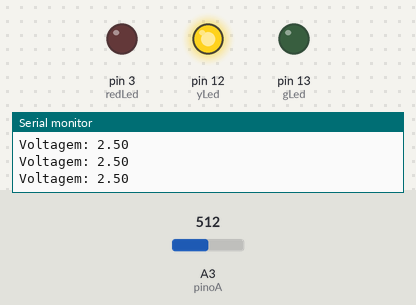
Recording of a sketch running on a simulated Arduino Uno, built with avr-gcc and run on an emulated ATmega328P. Parts: output pins drawn as LEDs (lit = HIGH), the last lines printed to the serial monitor. The inputs (shaded band) are chosen by the test bench; at power-on: A3 (pinoA) = 512.

Above: at 1.3 s.
1.4 s: A3 (pinoA) set to 420
2.9 s: A3 (pinoA) set to 396
At 4.2 s:
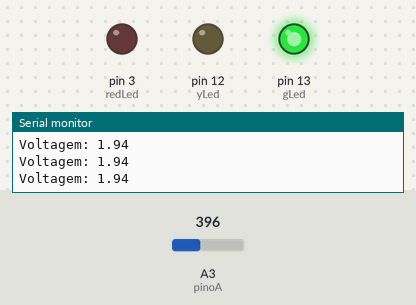
4.5 s: A3 (pinoA) set to 900
At 5.4 s:
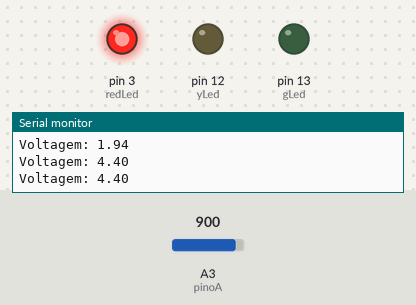
6.0 s: A3 (pinoA) set to 835
7.5 s: A3 (pinoA) set to 804
At 7.8 s:
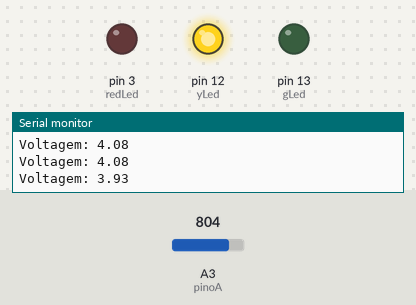
9.0 s: A3 (pinoA) set to 1023
At 10.2 s:
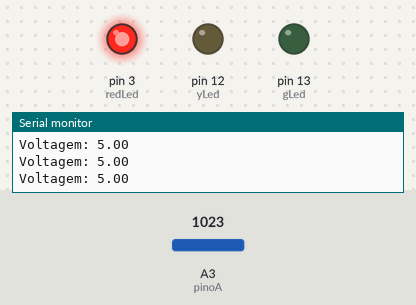
Timing chart, 0 to 11.5 s (numbered marks = the images above; inputs shaded):
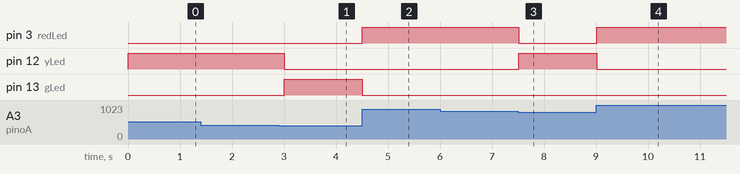

Measured:
- the behaviour switches between 410 and 409 on A3 (pinoA) (found by bisection; images 0 and 1)
- the behaviour switches between 819 and 818 on A3 (pinoA) (found by bisection; images 2 and 3)
- after the input at 2.9 s, pin 12 (yLed): HIGH → LOW after 0.10 s; pin 13 (gLed): LOW → HIGH after 0.10 s
- after the input at 4.5 s, pin 3 (redLed): LOW → HIGH at once; pin 13 (gLed): HIGH → LOW at once
- after the input at 7.5 s, pin 3 (redLed): HIGH → LOW at once; pin 12 (yLed): LOW → HIGH at once
- after the input at 9.0 s, pin 3 (redLed): LOW → HIGH at once; pin 12 (yLed): HIGH → LOW at once

The sketch:

avaliacao_avisorgb.ino
```cpp
int pinoA = A3;
int valorAnalog;
float voltagem;
int espera = 500;
int redLed = 3;
int yLed = 12;
int gLed = 13;

void setup()
{
  pinMode(pinoA, INPUT);
  pinMode(redLed, OUTPUT);
  pinMode(yLed, OUTPUT);
  pinMode(gLed, OUTPUT);
  Serial.begin(9600);
}

void loop()
{
	valorAnalog = analogRead(pinoA);
  	voltagem = (5./1023.)*valorAnalog;
  	Serial.print("Voltagem: ");
  	Serial.println(voltagem);

    if (voltagem < 2.0) {
      digitalWrite(gLed, HIGH);
      digitalWrite(yLed, LOW);
      digitalWrite(redLed, LOW);
    }
    if (voltagem >= 2.0 && voltagem <= 4.0){
      digitalWrite(gLed, LOW);
      digitalWrite(yLed, HIGH);
      digitalWrite(redLed, LOW);
    }
    if (voltagem > 4.0){
      digitalWrite(gLed, LOW);
      digitalWrite(yLed, LOW);
      digitalWrite(redLed, HIGH);
    }
    delay(espera);

}
```
